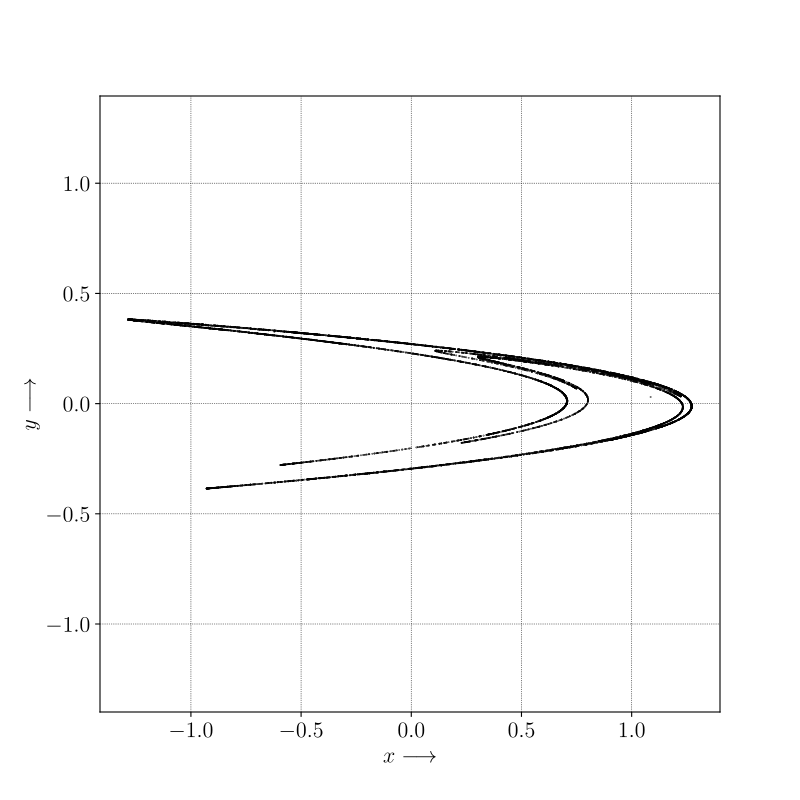

Python code for this plot:
import matplotlib.pyplot as plt
import numpy as np
from matplotlib.backends.backend_pdf import PdfPages

# LaTeX設定
params = {
    "text.usetex": True,
    "text.latex.preamble": r"",
    "legend.fontsize": 16,
    "axes.labelsize": 16,
    "axes.titlesize": 16,
    "xtick.labelsize": 16,
    "ytick.labelsize": 16,
    "font.family": "serif",
    "grid.color": "k",
    "grid.linestyle": ":",
    "grid.linewidth": 0.5,
}
plt.rcParams.update(params)


def henon_map(x, y, a=1.4, b=0.3):
    return 1 - a * x**2 + y, b * x


def plot_phase_portrait(iterations=10000, x0=0.1, y0=0.1, a=1.4, b=0.3):
    x, y = x0, y0
    x_vals, y_vals = [], []
    for _ in range(iterations):
        x, y = henon_map(x, y, a, b)
        x_vals.append(x)
        y_vals.append(y)

    plt.figure(figsize=(8, 8))
    plt.scatter(x_vals, y_vals, s=0.1, color="black")
    # plt.title("Phase Portrait of the Hénon Map")
    plt.xlabel(r"$x \longrightarrow$")
    plt.ylabel(r"$y \longrightarrow$")
    plt.axis("equal")
    plt.grid(True)

    # PDFで保存
    pdf = PdfPages("henon.pdf")
    pdf.savefig(dpi=300)
    pdf.close()

    plt.show()


if __name__ == "__main__":
    plot_phase_portrait()
